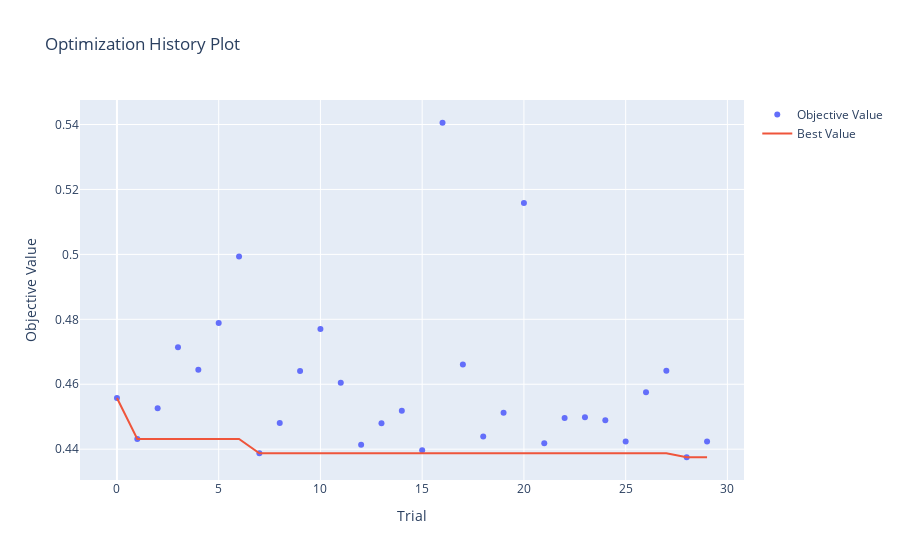
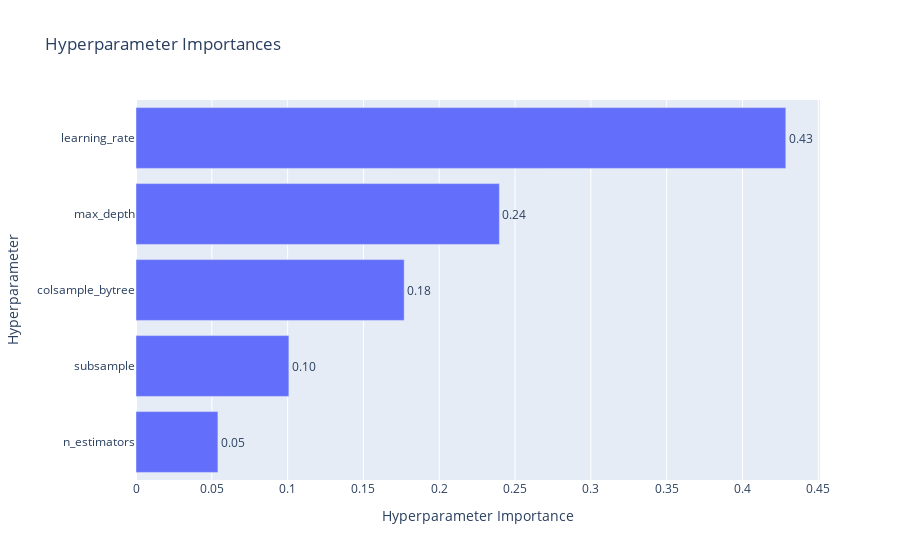

Notebook code cell kept with these figures, in order:
### Code cell
from optuna.visualization import plot_optimization_history, plot_param_importances

# 1. 오차가 줄어드는 과정 (우하향해야 성공!)
plot_optimization_history(study_reg).show()

# 2. 집값 맞추는 데 가장 중요한 변수는? (중요도)
plot_param_importances(study_reg).show()

### Figure 1 — Plotly figure (JSON) as saved in the notebook; plotly's stock layout.template omitted (floating-point values rounded to 4 significant figures)
{"data": [{"mode": "markers", "name": "Objective Value", "type": "scatter", "x": [0, 1, 2, 3, 4, 5, 6, 7, 8, 9, 10, 11, 12, 13, 14, 15, 16, 17, 18, 19, 20, 21, 22, 23, 24, 25, 26, 27, 28, 29], "y": [0.4558, 0.4431, 0.4526, 0.4714, 0.4645, 0.4789, 0.4994, 0.4387, 0.4481, 0.4641, 0.477, 0.4605, 0.4414, 0.448, 0.4519, 0.4397, 0.5405, 0.4661, 0.4439, 0.4512, 0.5158, 0.4418, 0.4496, 0.4498, 0.4489, 0.4424, 0.4575, 0.4642, 0.4375, 0.4423]}, {"mode": "lines", "name": "Best Value", "type": "scatter", "x": [0, 1, 2, 3, 4, 5, 6, 7, 8, 9, 10, 11, 12, 13, 14, 15, 16, 17, 18, 19, 20, 21, 22, 23, 24, 25, 26, 27, 28, 29], "y": [0.4558, 0.4431, 0.4431, 0.4431, 0.4431, 0.4431, 0.4431, 0.4387, 0.4387, 0.4387, 0.4387, 0.4387, 0.4387, 0.4387, 0.4387, 0.4387, 0.4387, 0.4387, 0.4387, 0.4387, 0.4387, 0.4387, 0.4387, 0.4387, 0.4387, 0.4387, 0.4387, 0.4387, 0.4375, 0.4375]}, {"marker": {"color": "#cccccc"}, "mode": "markers", "name": "Infeasible Trial", "showlegend": false, "type": "scatter", "x": [], "y": []}], "layout": {"title": {"text": "Optimization History Plot"}, "xaxis": {"title": {"text": "Trial"}}, "yaxis": {"title": {"text": "Objective Value"}}}}

### Figure 2 — Plotly figure (JSON) as saved in the notebook; plotly's stock layout.template omitted (floating-point values rounded to 4 significant figures)
{"data": [{"cliponaxis": false, "hovertemplate": ["n_estimators (IntDistribution): 0.05401555419913567<extra></extra>", "subsample (FloatDistribution): 0.10084041458035509<extra></extra>", "colsample_bytree (FloatDistribution): 0.17688062825269896<extra></extra>", "max_depth (IntDistribution): 0.2396906756978192<extra></extra>", "learning_rate (FloatDistribution): 0.42857272726999107<extra></extra>"], "name": "Objective Value", "orientation": "h", "text": ["0.05", "0.10", "0.18", "0.24", "0.43"], "textposition": "outside", "type": "bar", "x": [0.05402, 0.1008, 0.1769, 0.2397, 0.4286], "y": ["n_estimators", "subsample", "colsample_bytree", "max_depth", "learning_rate"]}], "layout": {"title": {"text": "Hyperparameter Importances"}, "xaxis": {"title": {"text": "Hyperparameter Importance"}}, "yaxis": {"title": {"text": "Hyperparameter"}}}}
